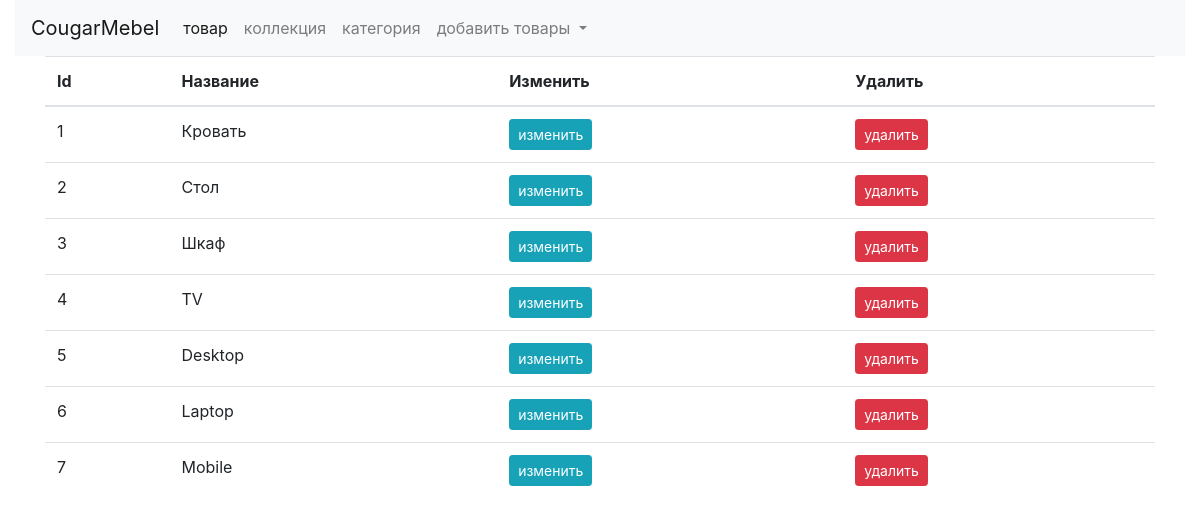
The page /categories on the database its author committed.
### shop/products/models.py (models this page shows, shortened)
class Category(db.Model):
    id = db.Column(db.Integer, primary_key=True)
    name = db.Column(db.String(30), unique=True, nullable=False)

### shop/admin/routes.py (the view)
@app.route('/categories')
def categories():
    categories = Category.query.order_by(Category.id.desc()).all()
    return render_template('admin/brand.html', title='categories',categories=categories)

### shop/templates/admin/brand.html (shortened to what this page needs)
{% extends 'layout.html' %} {% block content %}
<div class="container-fluid">
  <nav class="navbar navbar-expand-lg navbar-light bg-light">
    <a class="navbar-brand" href="{{url_for('admin')}}">CougarMebel</a>
    <div class="collapse navbar-collapse" id="navbarNavDropdown">
      <ul class="navbar-nav">
        <li class="nav-item active">
          <a class="nav-link" href="{{url_for('admin')}}"
            >товар <span class="sr-only">(current)</span></a
          >
        </li>
        <li class="nav-item">
          <a class="nav-link" href="{{url_for('brands')}}">коллекция</a>
        </li>
        <li class="nav-item">
          <a class="nav-link" href="{{url_for('categories')}}">категория</a>
        </li>
        <li class="nav-item dropdown">
          <a
            class="nav-link dropdown-toggle"
            href="#"
            id="navbarDropdownMenuLink"
            role="button"
            data-toggle="dropdown"
            aria-haspopup="true"
            aria-expanded="false"
          >
            добавить товары
          </a>
        </li>
      </ul>
    </div>
  </nav>
</div>
<div class="container">
  <table class="table tbale-sm">
    <thead>
      <th>Id</th>
      <th>Название</th>
      <th>Изменить</th>
      <th>Удалить</th>
    </thead>
    <tbody>
      {% if brands %} {% for brand in brands %}
      <tr>
        <td>{{loop.index}}</td>
        <td>{{ brand.name }}</td>
        <td>
          <a
            href="{{url_for('updatebrand', id=brand.id)}}"
            class="btn btn-sm btn-info"
            >изменить</a
          >
        </td>
        <td>
          <button
            type="button"
            class="btn btn-danger btn-sm"
            data-toggle="modal"
            data-target="#exampleModal-{{brand.id}}"
          >
            удалить
          </button>
        </td>
      </tr>
      <div
        class="modal fade"
        id="exampleModal-{{brand.id}}"
        tabindex="-1"
        role="dialog"
        aria-labelledby="exampleModalLabel"
        aria-hidden="true"
      >
        <div class="modal-dialog" role="document">
          <div class="modal-content">
            <div class="modal-header">
              <h5 class="modal-title" id="exampleModalLabel">
                {{ brand.name }}
              </h5>
              <button
                type="button"
                class="close"
                data-dismiss="modal"
                aria-label="Close"
              >
                <span aria-hidden="true">&times;</span>
              </button>
            </div>
            <div class="modal-body">
              <p class="text-danger">
                Вы уверены что хотите удалить коллекцию? ({{ brand.name }})
              </p>
            </div>
            <div class="modal-footer">
              <button
                type="button"
                class="btn btn-secondary"
                data-dismiss="modal"
              >
                отмена
              </button>
              <form
                action="{{url_for('deletebrand',id=brand.id)}}"
                method="post"
              >
                <button type="submit" class="btn btn-danger">удалить</button>
              </form>
            </div>
          </div>
        </div>
      </div>
      {% endfor %} {% else %} {% for category in categories %}
      <tr>
        <td>{{loop.index}}</td>
        <td>{{ category.name }}</td>
        <td>
          <a
            href="{{url_for('updatecat', id=category.id)}}"
            class="btn btn-sm btn-info"
            >изменить</a
          >
        </td>
        <td>
          <button
            type="button"
            class="btn btn-danger btn-sm"
            data-toggle="modal"
            data-target="#exampleModal-{{category.id}}"
          >
            удалить
          </button>
        </td>
      </tr>
      {% endfor %} {% endif %}
    </tbody>
  </table>
</div>
{% endblock content %}

### rows shown on the page
Category: name "Кровать"
Category: name "Стол"
Category: name "Шкаф"
Category: name "TV"
Category: name "Desktop"
Category: name "Laptop"
Category: name "Mobile"
